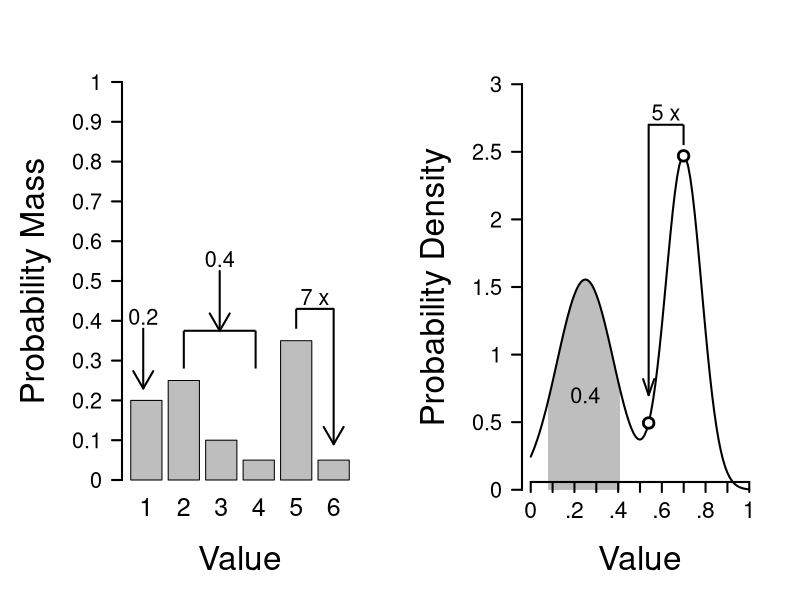

R code for this plot:
library(plotrix)

# mix of 2 normal distributions
mixedNorm <- function(x) {
    return(0.5 * dnorm(x, 0.25, 0.13) + 0.5 * dnorm(x, 0.7, 0.082))
}
### normalize so that area [0,1] integrates to 1; k = normalizing constant
k <- 1/integrate(mixedNorm, 0, 1)$value

# normalized
pdfmix <- function(x, k) {
    return(k * (0.5 * dnorm(x, 0.25, 0.13) + 0.5 * dnorm(x, 0.7, 0.082)))
}

# integrate(pdfmix, 0.0790321,0.4048)$value # 0.4

op <- par(mfrow = c(1, 2), mar = c(5.9, 6, 4, 2) + 0.1)

barplot(height = c(0.2, 0.25, 0.1, 0.05, 0.35, 0.05), names.arg = c(1, 
    2, 3, 4, 5, 6), axes = FALSE, ylim = c(0, 1), width = 1, cex.names = 1.5)
arrows(x0 = 0.6, x1 = 0.6, y0 = 0.38, y1 = 0.23, length = c(0.2, 0.2), 
    lwd = 2)
text(0.6, 0.41, "0.2", cex = 1.3)
ablineclip(v = 1.9, y1 = 0.28, y2 = 0.375, lwd = 2)
ablineclip(v = 4.2, y1 = 0.28, y2 = 0.375, lwd = 2)
ablineclip(h = 0.375, x1 = 1.9, x2 = 4.2, lwd = 2)
arrows(x0 = 3.05, x1 = 3.05, y0 = 0.525, y1 = 0.375, length = c(0.2, 0.2), 
    lwd = 2)
text(3.05, 0.555, "0.4", cex = 1.3)
ablineclip(v = 5.5, y1 = 0.38, y2 = 0.43, lwd = 2)
arrows(x0 = 6.7, x1 = 6.7, y0 = 0.43, y1 = 0.09, length = c(0.2, 0.2), 
    lwd = 2)
ablineclip(h = 0.43, x1 = 5.5, x2 = 6.7, lwd = 2)
text(6.1, 0.46, "7 x", cex = 1.3)
par(las = 1)
axis(2, at = seq(0, 1, 0.1), labels = seq(0, 1, 0.1), lwd = 2, cex.axis = 1.3)
par(las = 0)
mtext("Probability Mass", side = 2, line = 3.7, cex = 2)
mtext("Value", side = 1, line = 3.7, cex = 2)

par(mar = c(4.6, 6, 3.3, 2) + 0.1)
xx <- c(0.0790321, 0.079031, seq(0.08, 0.4, 0.01), 0.4084, 0.4084)
yy <- c(0, pdfmix(0.079031, k = k), pdfmix(seq(0.08, 0.4, 0.01), k = k), pdfmix(0.4084, k = k), 
    0)
plot(1, type = "n", axes = FALSE, ylab = "", xlab = "", xlim = c(0, 1), 
    ylim = c(0, 3))
polygon(xx, yy, col = "grey", border = NA)
curve(pdfmix(x, k = k), from = 0, to = 1, lwd = 2, ylab = "", xlab = "", xlim = c(0, 
    1), ylim = c(0, 3), add = TRUE)
text(0.25, 0.7, "0.4", cex = 1.3)
par(las = 1)
axis(2, at = seq(0, 3, 0.5), labels = seq(0, 3, 0.5), lwd = 2, cex.axis = 1.3)
points(0.539580297, pdfmix(0.539580297, k = k), pch = 21, bg = "white", cex = 1.4, 
    lwd = 2.7)
points(uniroot(function(x) pdfmix(x, k = k) - 5 * pdfmix(0.539580297, k = k), interval = c(0.56, 
    0.7))$root, pdfmix(uniroot(function(x) pdfmix(x, k = k) - 5 * pdfmix(0.539580297, k = k), 
    interval = c(0.56, 0.7))$root, k = k), pch = 21, bg = "white", cex = 1.4, 
    lwd = 2.7)
arrows(x0 = 0.539580297, x1 = 0.539580297, y0 = 2.7, y1 = 0.7, length = c(0.17, 
    0.17), angle = 19, lwd = 2)
ablineclip(h = 2.7, x1 = 0.539580297, x2 = 0.6994507, lwd = 2)
ablineclip(v = 0.6994507, y1 = 2.55, y2 = 2.7, lwd = 2)
text(0.6194593, 2.79, "5 x", cex = 1.3)
axis(1, at = seq(0, 1, 0.1), labels = c("0", ".1", ".2", ".3", ".4", ".5", 
    ".6", ".7", ".8", ".9", "1"), line = -1.2, lwd = 2, cex.axis = 1.37)
par(las = 0)
mtext("Probability Density", side = 2, line = 3.7, cex = 2)
mtext("Value", side = 1, line = 2.4, cex = 2)

par(op)